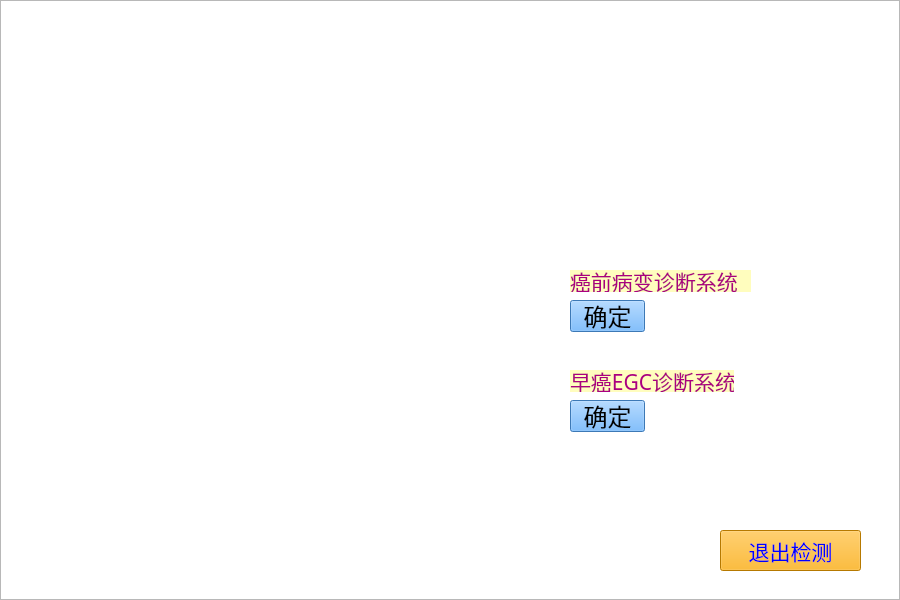
<?xml version="1.0" encoding="UTF-8"?>
<ui version="4.0">
 <class>widget</class>
 <widget class="QWidget" name="widget">
  <property name="geometry">
   <rect>
    <x>0</x>
    <y>0</y>
    <width>900</width>
    <height>600</height>
   </rect>
  </property>
  <property name="focusPolicy">
   <enum>Qt::ClickFocus</enum>
  </property>
  <property name="windowTitle">
   <string>基于人工智能的诊断软件系统</string>
  </property>
  <property name="styleSheet">
   <string notr="true"/>
  </property>
  <widget class="QPushButton" name="pushButton1">
   <property name="geometry">
    <rect>
     <x>570</x>
     <y>300</y>
     <width>75</width>
     <height>32</height>
    </rect>
   </property>
   <property name="font">
    <font>
     <family>楷体</family>
     <pointsize>18</pointsize>
    </font>
   </property>
   <property name="styleSheet">
    <string notr="true">background-color:rgb(85, 170, 255)</string>
   </property>
   <property name="text">
    <string>确定</string>
   </property>
  </widget>
  <widget class="QLabel" name="label1">
   <property name="geometry">
    <rect>
     <x>570</x>
     <y>270</y>
     <width>181</width>
     <height>22</height>
    </rect>
   </property>
   <property name="font">
    <font>
     <family>楷体</family>
     <pointsize>16</pointsize>
    </font>
   </property>
   <property name="styleSheet">
    <string notr="true">color: rgb(170, 0, 127);
background-color: rgb(255, 253, 190);</string>
   </property>
   <property name="text">
    <string>癌前病变诊断系统</string>
   </property>
   <property name="buddy">
    <cstring>pushButton1</cstring>
   </property>
  </widget>
  <widget class="QLabel" name="label2">
   <property name="geometry">
    <rect>
     <x>570</x>
     <y>370</y>
     <width>164</width>
     <height>22</height>
    </rect>
   </property>
   <property name="font">
    <font>
     <family>楷体</family>
     <pointsize>16</pointsize>
    </font>
   </property>
   <property name="styleSheet">
    <string notr="true">color: rgb(170, 0, 127);
background-color: rgb(255, 253, 190);</string>
   </property>
   <property name="text">
    <string>早癌EGC诊断系统</string>
   </property>
   <property name="buddy">
    <cstring>pushButton2</cstring>
   </property>
  </widget>
  <widget class="QPushButton" name="pushButton2">
   <property name="geometry">
    <rect>
     <x>570</x>
     <y>400</y>
     <width>75</width>
     <height>32</height>
    </rect>
   </property>
   <property name="font">
    <font>
     <family>楷体</family>
     <pointsize>18</pointsize>
    </font>
   </property>
   <property name="styleSheet">
    <string notr="true">background-color: rgb(85, 170, 255);</string>
   </property>
   <property name="text">
    <string>确定</string>
   </property>
  </widget>
  <widget class="QPushButton" name="pushButton5">
   <property name="geometry">
    <rect>
     <x>720</x>
     <y>530</y>
     <width>141</width>
     <height>41</height>
    </rect>
   </property>
   <property name="font">
    <font>
     <family>楷体</family>
     <pointsize>16</pointsize>
    </font>
   </property>
   <property name="styleSheet">
    <string notr="true">background-color: rgb(255, 170, 0);
color: rgb(0, 0, 255);</string>
   </property>
   <property name="text">
    <string>退出检测</string>
   </property>
  </widget>
  <widget class="QListView" name="listView">
   <property name="geometry">
    <rect>
     <x>0</x>
     <y>0</y>
     <width>900</width>
     <height>600</height>
    </rect>
   </property>
   <property name="styleSheet">
    <string notr="true">background-image: url(:/images/background.png);</string>
   </property>
  </widget>
  <zorder>listView</zorder>
  <zorder>pushButton5</zorder>
  <zorder>label1</zorder>
  <zorder>label2</zorder>
  <zorder>pushButton2</zorder>
  <zorder>pushButton1</zorder>
 </widget>
 <resources>
  <include location="apprcc.qrc"/>
 </resources>
 <connections/>
</ui>
